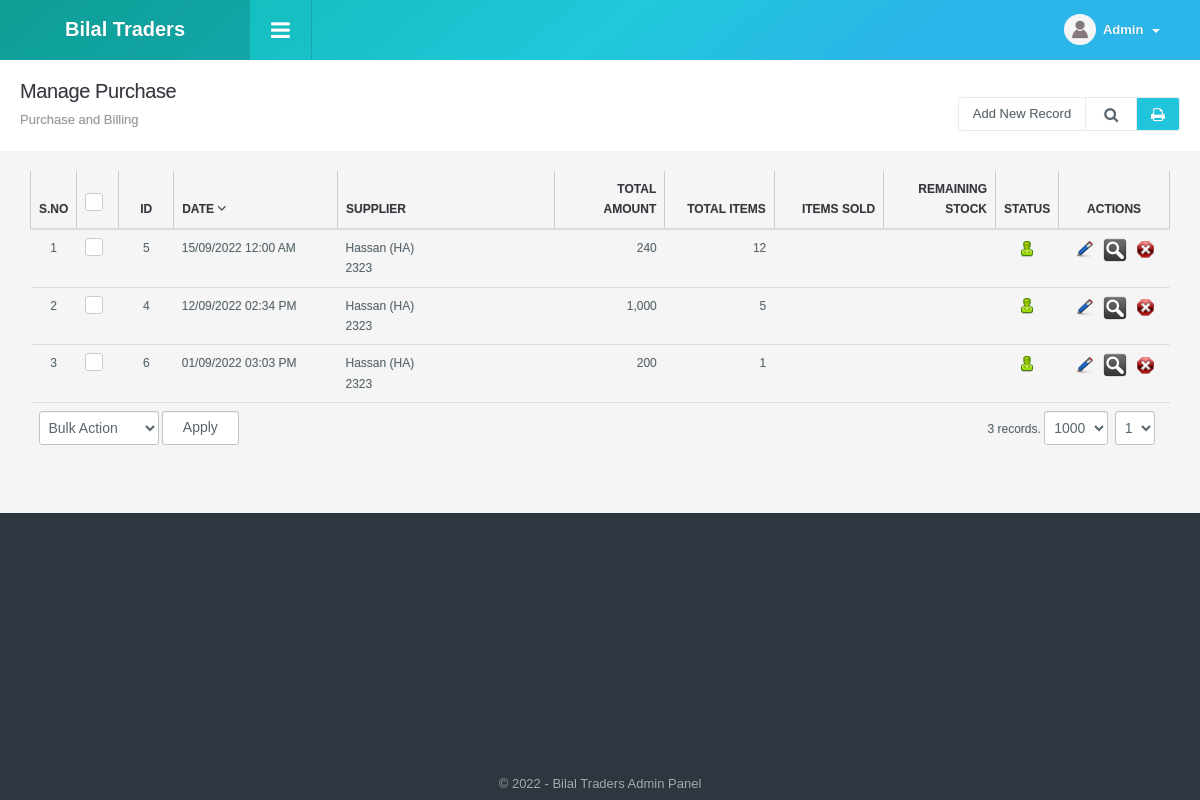
Page /purchase_manage.php (signed in) on the committed database.
### tables this page shows
CREATE TABLE `config_variable` (
  `id` int NOT NULL,
  `config_type_id` int NOT NULL,
  `title` varchar(512) NOT NULL,
  `notes` varchar(512) NOT NULL,
  `type` varchar(200) NOT NULL,
  `default_values` text NOT NULL,
  `key` varchar(200) NOT NULL,
  `value` text NOT NULL,
  `sortorder` int NOT NULL
);

CREATE TABLE `purchase` (
  `id` int NOT NULL,
  `datetime_added` datetime NOT NULL,
  `supplier_id` int DEFAULT NULL,
  `total_items` int NOT NULL,
  `total_price` decimal(10,2) NOT NULL,
  `discount` decimal(10,2) NOT NULL,
  `net_price` decimal(10,2) NOT NULL,
  `added_by` int NOT NULL,
  `status` int NOT NULL DEFAULT '1',
  `ts` timestamp NOT NULL DEFAULT CURRENT_TIMESTAMP
);

CREATE TABLE `supplier` (
  `id` int NOT NULL,
  `supplier_code` varchar(50) NOT NULL,
  `supplier_name` varchar(100) NOT NULL,
  `phone` varchar(50) NOT NULL,
  `address` text NOT NULL,
  `balance` decimal(10,2) NOT NULL,
  `status` int NOT NULL DEFAULT '1',
  `ts` timestamp NOT NULL DEFAULT CURRENT_TIMESTAMP
);

### include/utility.php (called while the page is built, shortened)
<?php
function get_config($var){
	global $dblink;
	$sql="select value from config_variable where `key`='".slash($var)."'";
	$resConfig=doquery($sql,$dblink);
	if(numrows($resConfig)>0){
		while($rowConfig=dofetch($resConfig))
			return unslash($rowConfig["value"]);
	}
}
$site_title=get_config("site_title");
function slash($str){
	if(!is_array($str))
		return utf8_encode(addslashes($str));
	else{
		for($i=0; $i<count($str); $i++)
			$str[$i]=slash($str[$i]);
		return $str;
	}
}
function unslash($str){
	return stripslashes(utf8_decode($str));
	}
function datetime_convert($date_added){
	return date("d/m/Y h:i A", strtotime($date_added));
}
function curr_format($amount){
	return number_format($amount, 0, '.',',')." ".get_config("currency_code");
}

### include/db.php (called while the page is built, shortened)
<?php
function doquery($qr,$lnk){
	@$res=mysqli_query($lnk, $qr) or die($qr." - ".mysqli_error($lnk));
	return $res;
}
function dofetch($rs){
	@$rec=mysqli_fetch_array($rs);
	return $rec;
}
function numrows($rs){
	return mysqli_num_rows($rs);
}

### modules/purchase/list.php (the view, shortened to what this page needs)
<?php
$extra='';
$order_by = "datetime_added";
$order = "desc";
$orderby = $order_by." ".$order;
?>
<div class="page-header">
	<h1 class="title">Manage Purchase</h1>
  	<ol class="breadcrumb">
    	<li class="active">Purchase and Billing</li>
  	</ol>
  	<div class="right">
    	<div class="btn-group" role="group" aria-label="...">
        	<a href="purchase_manage.php?tab=addedit" class="btn btn-light editproject">Add New Record</a>
            <a id="topstats" class="btn btn-light" href="#"><i class="fa fa-search"></i></a>
            <a class="btn print-btn" href="purchase_manage.php?tab=report"><i class="fa fa-print" aria-hidden="true"></i></a>
        </div>
  	</div>
</div>
<div class="panel-body table-responsive">
	<table class="table table-hover list">
    	<thead>
            <tr>
                <th width="2%" class="text-center">S.no</th>
                <th class="text-center" width="3%"><div class="checkbox checkbox-primary">
                    <label for="select_all"></label></div></th>
                <th class="text-center" width="5%">ID</th>
                <th width="15%"><a href="purchase_manage.php?order_by=datetime_added&order=<?php echo $order=="asc"?"desc":"asc"?>" class="sorting">
                        Date
                        <?php
                            if( $order_by == "datetime_added" ) {
                                ?>
                                <span class="sort-icon">
                                    <i class="fa fa-angle-<?php echo $order=="asc"?"up":"down"?>" data-hover_in="<?php echo $order=="asc"?"down":"up"?>" data-hover_out="<?php echo $order=="desc"?"down":"up"?>" aria-hidden="true"></i>
                                </span>
                                <?php
                            }
                            ?>
 					</a></th>
                <th width="20%">Supplier</th>
                <th class="text-right" width="10%"><a href="purchase_manage.php?order_by=net_price&order=<?php echo $order=="asc"?"desc":"asc"?>" class="sorting">
                        Total Amount
 					</a></th>
                <th class="text-right" width="10%"><a href="purchase_manage.php?order_by=total_items&order=<?php echo $order=="asc"?"desc":"asc"?>" class="sorting">
                        Total Items
 					</a></th>
                <th class="text-right" width="10%"><a href="purchase_manage.php?order_by=quantity_sold&order=<?php echo $order=="asc"?"desc":"asc"?>" class="sorting">
                        Items Sold
 					</a></th>
                <th class="text-right" width="10%"><a href="purchase_manage.php?order_by=remaining_stock&order=<?php echo $order=="asc"?"desc":"asc"?>" class="sorting">
                        Remaining Stock
 					</a></th>
                <th class="text-center" width="5%">Status</th>
                <th class="text-center" width="15%">Actions</th>
            </tr>
    	</thead>
    	<tbody>
			<?php
            $sql="select a.*, b.supplier_name, b.supplier_code, phone, address, sum(quantity_sold) as quantity_sold, total_items-sum(quantity_sold) as remaining_stock from purchase a left join supplier b on a.supplier_id = b.id left join purchase_items c on a.id = c.purchase_id where 1 $extra group by purchase_id order by $orderby";
            $rs=show_page($rows, $pageNum, $sql);
            if(numrows($rs)>0){
                $sn=1;
                while($r=dofetch($rs)){
                    ?>
                    <tr>
                        <td class="text-center"><?php echo $sn;?></td>
                        <td class="text-center"><div class="checkbox margin-t-0 checkbox-primary">
                            <label for="<?php echo "rec_".$sn?>"></label></div>
                        </td>
                        <td class="text-center"><?php echo $r["id"]?></td>
                        <td><?php echo datetime_convert($r["datetime_added"]); ?></td>
                        <td><?php echo unslash($r["supplier_name"])." (".unslash($r["supplier_code"]).")<br />".unslash($r["phone"]); ?></td>
                        <td class="text-right"><?php echo curr_format(unslash($r["net_price"])); ?></td>
                        <td class="text-right"><?php echo $r["total_items"]; ?></td>
                        <td class="text-right"><?php echo $r["quantity_sold"]; ?></td>
                        <td class="text-right"><?php echo $r["remaining_stock"]; ?></td>
                        <td class="text-center"><a href="purchase_manage.php?id=<?php echo $r['id'];?>&tab=status&s=<?php echo ($r["status"]==0)?1:0;?>">
                            <?php
                            if($r["status"]==0){
                                ?>
                                <img src="images/offstatus.png" alt="Off" title="Set Status On">
                                <?php
                            }
                            else{
                                ?>
                                <img src="images/onstatus.png" alt="On" title="Set Status Off">
                                <?php
                            }
                            ?>
                        </a></td>
                        <td class="text-center">
                            <a href="purchase_manage.php?tab=addedit&id=<?php echo $r['id'];?>"><img title="Edit Record" alt="Edit" src="images/edit.png"></a>&nbsp;&nbsp;
                            <a href="purchase_manage.php?tab=print&id=<?php echo $r['id'];?>" class=""><img title="Print Label" alt="Print" src="images/view.png"></a>&nbsp;&nbsp;
                            <a onclick="return confirm('Are you sure you want to delete')" href="purchase_manage.php?id=<?php echo $r['id'];?>&amp;tab=delete"><img title="Delete Record" alt="Delete" src="images/delete.png"></a>
                        </td>
                    </tr>
                    <?php
                    $sn++;
                }
                ?>
                <tr>
                    <td colspan="5" class="actions">
                        <select name="bulk_action" id="bulk_action" title="Choose Action">
                            <option value="null">Bulk Action</option>
                        </select>
                        <input type="button" name="apply" value="Apply" id="apply_bulk_action" class="btn btn-light" title="Apply Action"  />
                    </td>
                    <td colspan="6" class="paging" title="Paging" align="right"><?php echo pages_list($rows, "purchase", $sql, $pageNum)?></td>
                </tr>
                <?php
            }
            else{
                ?>
                <tr>
                    <td colspan="11"  class="no-record">No Result Found</td>
                </tr>
                <?php
            }
            ?>
    	</tbody>
  	</table>
</div>

### include/header.php (shortened to what this page needs)
<!DOCTYPE html>
<html>
<head>
<link type="text/css" rel="stylesheet" href="css/font-awesome.min.css" />
<link type="text/css" rel="stylesheet" href="css/font-awesome.css" />
<link type="text/css" rel="stylesheet"  href="css/bootstrap.css" />
<link rel="stylesheet" href="css/bootstrap-datetimepicker.min.css" />
<link type="text/css" rel="stylesheet"  href="css/awesome-bootstrap-checkbox.css" />
<link href="css/general.css" type="text/css" rel="stylesheet" />
<link type="text/css" rel="stylesheet"  href="css/style.css" />
<link rel="stylesheet" href="css/style.min.css">
</head>
<body>
	<div id="wrapper" class="round_corners">
    	<div id="top" class="clearfix">
            <div class="applogo">
                <a href="index.php" class="logo"><?php $admin_logo=get_config("admin_logo"); if(empty($admin_logo)) echo $site_title; else { ?><img src="<?php echo $file_upload_root;?>config/<?php echo $admin_logo?>" /><?php }?></a>
            </div>
            <a class="sidebar-open-button" href="#"><i class="fa fa-bars"></i></a>
            <ul class="top-right">
            	<li class="dropdown link">
                	<a class="dropdown-toggle profilebox" data-toggle="dropdown" href="#">
                    	<img alt="img" src="images/profileimg-default.png">
                        <b><?php echo ucfirst((isset($_SESSION["logged_in_admin"]) && $_SESSION["logged_in_admin"]!="")?$_SESSION["logged_in_admin"]["name"]:"Guest");?></b>
                        <span class="caret"></span>
                    </a>
                </li>
           </ul>
        </div>
		<div class="content">

### include/footer.php (shortened to what this page needs)
<div id="footer" class="bottom_round_corners">
	<div id="footer_content">
    	<address>&copy; <?php echo date("Y");?> - <?php echo $site_title; ?> Admin Panel</address>
    </div>
</div>
</div>
<link href="js/fancybox/jquery.fancybox.css" rel="stylesheet" type="text/css" />
<link href="js/chosen/chosen.css" rel="stylesheet" type="text/css" />
<link href="css/jquery-ui.min.css" rel="stylesheet" type="text/css" />
<?php include("include/upload_center.php");?>
<link rel="stylesheet" type="text/css" href="css/angularjs-datetime-picker.css" />
</body>
</html>

### rows in the picture
config_variable: value "Bilal Traders"
purchase: id "5", datetime_added "15/09/2022 12:00 AM", supplier.supplier_name "Hassan", supplier.supplier_code "HA", supplier.phone "2323", net_price "240", total_items "12", status 1 (drawn)
purchase: id "4", datetime_added "12/09/2022 02:34 PM", supplier.supplier_name "Hassan", supplier.supplier_code "HA", supplier.phone "2323", net_price "1,000", total_items "5", status 1 (drawn)
purchase: id "6", datetime_added "01/09/2022 03:03 PM", supplier.supplier_name "Hassan", supplier.supplier_code "HA", supplier.phone "2323", net_price "200", total_items "1", status 1 (drawn)

### other values in the picture
pages_list($rows, "purchase", $sql, $pageNum) "3 records."
form field page "1"
